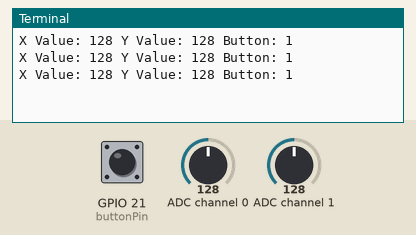
A program run on a simulated Raspberry Pi (BCM pin numbers). On the bench: the last lines printed to the terminal. The inputs (shaded band) are chosen by the test bench; at power-on: ADC channel 0 = 128, ADC channel 1 = 128, GPIO 21 (buttonPin) HIGH (analog values on the 0–255 scale).

Above: at 1.2 s.
1.3 s: ADC channel 0 set to 178
At 1.9 s:
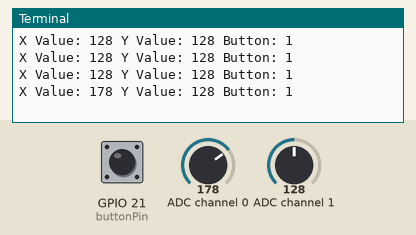
2.8 s: ADC channel 1 set to 178
At 3.4 s:
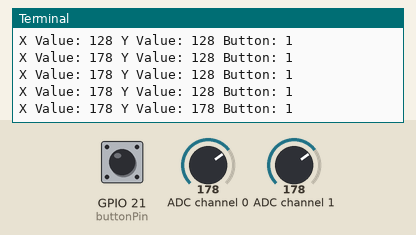
4.3 s: GPIO 21 (buttonPin) pulled LOW for 0.6 s
At 4.9 s:
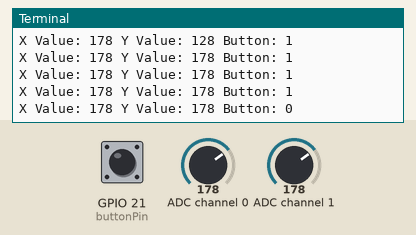
6.4 s: ADC channel 0 set to 224
At 6.9 s:
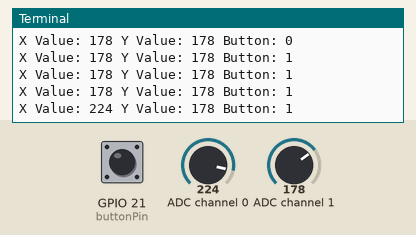
7.9 s: GPIO 21 (buttonPin) pulled LOW for 1 s
At 8.4 s:
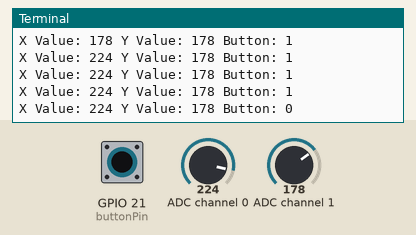
10.4 s: ADC channel 1 set to 224
At 10.9 s:
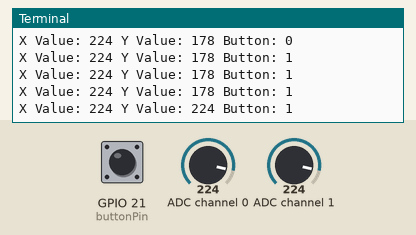
Timing chart, 0 to 12.9 s (numbered marks = the images above; inputs shaded):
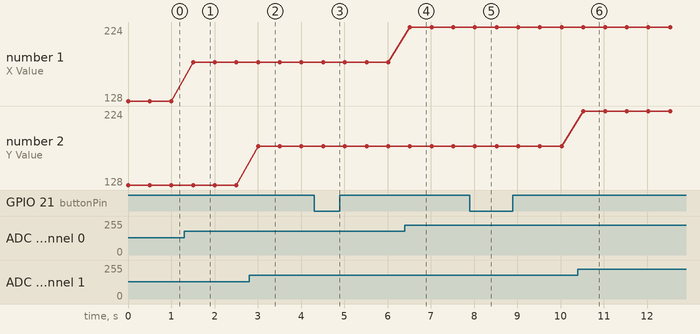

Measured:
- after the input at 1.3 s, the terminal: prints a new line after 0.20 s (image 1)
- after the input at 2.8 s, the terminal: prints a new line after 0.21 s (image 2)
- after the input at 4.3 s, the terminal: prints a new line after 0.21 s (image 3)
- after the input at 6.4 s, the terminal: prints a new line after 0.12 s (image 4)
- after the input at 7.9 s, the terminal: prints a new line after 0.12 s (image 5)
- after the input at 10.4 s, the terminal: prints a new line after 0.13 s (image 6)
- plotted number 1: 128 → 178 after the input at 1.3 s, 178 → 224 after the input at 6.4 s

The program:

joyStick.py
```python
# Description: This program reads the analog values from the joystick and the button state
# and prints them to the screen

# Import the libraries
import RPi.GPIO as GPIO
import ADC0834
import time

# GPIO Setup
GPIO.setmode(GPIO.BCM)
ADC0834.setup()
buttonPin = 21
GPIO.setup(buttonPin, GPIO.IN, pull_up_down = GPIO.PUD_UP)

# Main Loop - Read the analog values and button state
try:
    while True:
        analogValX = ADC0834.getResult(0) # Read the analog values
        analogValY = ADC0834.getResult(1)
        buttonState = GPIO.input(buttonPin) # Read the button state
        print('X Value:', analogValX, 'Y Value:', analogValY, 'Button:', buttonState)
        time.sleep(.5)
# Reset by pressing CTRL + C
except KeyboardInterrupt:
    GPIO.cleanup()
    print("GPIO Clean")
    
```
